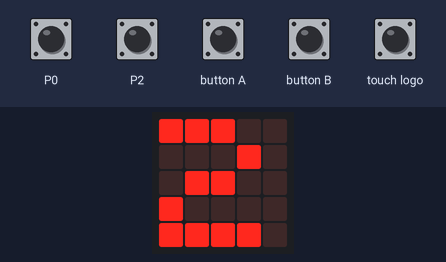
Recording of a program running on a simulated BBC micro:bit (MakeCode). On the bench: the board's 5×5 LED display. The inputs (shaded band) are chosen by the test bench. Random numbers come from a fixed seed.

Above: at 1.8 s.
At 2.51 s:
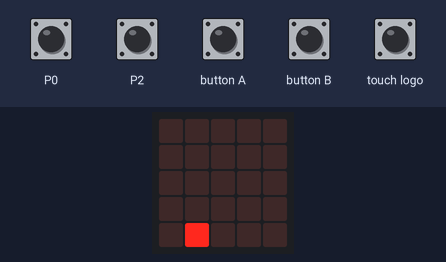
6.5 s: touch pin P0 pressed for 0.15 s
At 7.0 s:
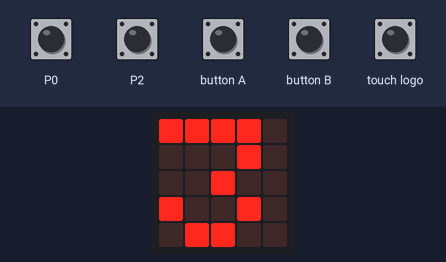
7.2 s: touch pin P2 pressed for 0.15 s
At 7.45 s:
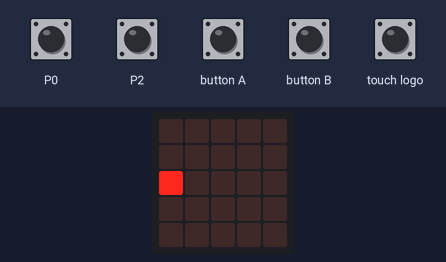
7.9 s: button A pressed for 0.15 s
8.6 s: touch logo pressed for 0.15 s
9.3 s: button B pressed for 0.15 s
10.0 s: touch pin P0 pressed for 0.15 s
At 12.7 s:
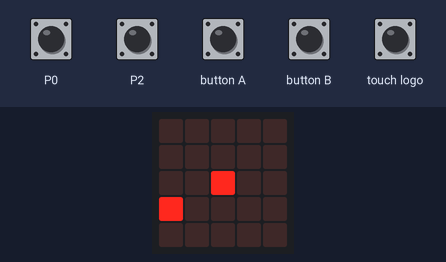

The program:

main.ts
```typescript
input.onPinPressed(TouchPin.P0, function () {
    sprite.delete()
    apple.delete()
    sprite = game.createSprite(2, 2)
    apple = game.createSprite(randint(0, 4), randint(0, 4))
    timer = 0
    sprite.set(LedSpriteProperty.Blink, 50)
    game.setScore(0)
    for (let index = 0; index <= 2; index++) {
        basic.showNumber(3 - index)
        basic.pause(1000)
    }
})
input.onLogoEvent(TouchButtonEvent.Pressed, function () {
    sprite.change(LedSpriteProperty.Y, -1)
})
input.onButtonPressed(Button.A, function () {
    sprite.change(LedSpriteProperty.X, -1)
})
input.onPinPressed(TouchPin.P2, function () {
    sprite.change(LedSpriteProperty.Y, 1)
})
input.onButtonPressed(Button.B, function () {
    sprite.change(LedSpriteProperty.X, 1)
})
let timer = 0
let apple: game.LedSprite = null
let sprite: game.LedSprite = null
sprite = game.createSprite(2, 2)
apple = game.createSprite(randint(0, 4), randint(0, 4))
timer = 0
sprite.set(LedSpriteProperty.Blink, 50)
game.setScore(0)
for (let index = 0; index <= 2; index++) {
    basic.showNumber(3 - index)
    basic.pause(1000)
}
basic.forever(function () {
    if (33 >= timer) {
        timer += 1
        basic.pause(1000)
    } else {
        game.gameOver()
    }
})
basic.forever(function () {
    if (sprite.isTouching(apple)) {
        game.addScore(1)
        apple.delete()
        apple = game.createSprite(randint(0, 4), randint(0, 4))
    }
})
```

test.ts
```typescript
// 테스트는 여기로 이동합니다; 이 패키지가 확장으로 사용될 때 컴파일되지 않을 것 입니다.
```

Measured:
- what the display in image 0 shows lasts 0.7 s, from 1.8 s to 2.5 s
